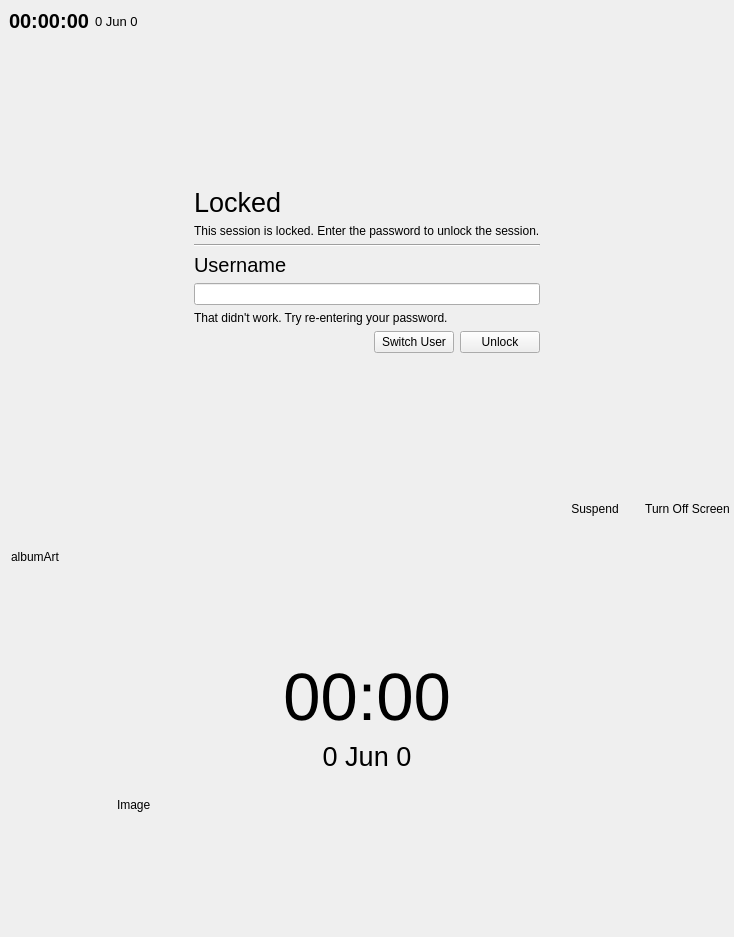
<?xml version="1.0" encoding="UTF-8"?>
<ui version="4.0">
 <class>MainWindow</class>
 <widget class="QMainWindow" name="MainWindow">
  <property name="geometry">
   <rect>
    <x>0</x>
    <y>0</y>
    <width>734</width>
    <height>937</height>
   </rect>
  </property>
  <property name="windowTitle">
   <string>LockWindow</string>
  </property>
  <property name="styleSheet">
   <string notr="true"/>
  </property>
  <widget class="QWidget" name="centralWidget">
   <layout class="QGridLayout" name="gridLayout">
    <property name="leftMargin">
     <number>0</number>
    </property>
    <property name="topMargin">
     <number>0</number>
    </property>
    <property name="rightMargin">
     <number>0</number>
    </property>
    <property name="bottomMargin">
     <number>0</number>
    </property>
    <item row="0" column="0" colspan="3">
     <widget class="QFrame" name="frame">
      <property name="font">
       <font>
        <pointsize>15</pointsize>
       </font>
      </property>
      <property name="autoFillBackground">
       <bool>true</bool>
      </property>
      <property name="frameShape">
       <enum>QFrame::NoFrame</enum>
      </property>
      <property name="frameShadow">
       <enum>QFrame::Raised</enum>
      </property>
      <layout class="QHBoxLayout" name="horizontalLayout_2">
       <property name="leftMargin">
        <number>9</number>
       </property>
       <property name="topMargin">
        <number>9</number>
       </property>
       <property name="rightMargin">
        <number>9</number>
       </property>
       <property name="bottomMargin">
        <number>9</number>
       </property>
       <item>
        <widget class="QLabel" name="timeLabel">
         <property name="font">
          <font>
           <weight>75</weight>
           <bold>true</bold>
          </font>
         </property>
         <property name="text">
          <string>00:00:00</string>
         </property>
        </widget>
       </item>
       <item>
        <widget class="QLabel" name="dateLabel">
         <property name="font">
          <font>
           <pointsize>10</pointsize>
          </font>
         </property>
         <property name="text">
          <string>0 Jun 0</string>
         </property>
        </widget>
       </item>
       <item>
        <spacer name="horizontalSpacer_4">
         <property name="orientation">
          <enum>Qt::Horizontal</enum>
         </property>
         <property name="sizeHint" stdset="0">
          <size>
           <width>40</width>
           <height>20</height>
          </size>
         </property>
        </spacer>
       </item>
      </layout>
     </widget>
    </item>
    <item row="7" column="0" colspan="3">
     <widget class="CoverFrame" name="Cover">
      <property name="autoFillBackground">
       <bool>true</bool>
      </property>
      <property name="styleSheet">
       <string notr="true"/>
      </property>
      <property name="frameShape">
       <enum>QFrame::NoFrame</enum>
      </property>
      <property name="frameShadow">
       <enum>QFrame::Raised</enum>
      </property>
      <layout class="QGridLayout" name="gridLayout_2">
       <item row="1" column="1">
        <widget class="QFrame" name="frame_2">
         <property name="frameShape">
          <enum>QFrame::NoFrame</enum>
         </property>
         <property name="frameShadow">
          <enum>QFrame::Raised</enum>
         </property>
         <layout class="QVBoxLayout" name="verticalLayout_2">
          <property name="leftMargin">
           <number>0</number>
          </property>
          <property name="topMargin">
           <number>0</number>
          </property>
          <property name="rightMargin">
           <number>0</number>
          </property>
          <property name="bottomMargin">
           <number>0</number>
          </property>
          <item>
           <widget class="QLabel" name="upArrow">
            <property name="text">
             <string/>
            </property>
            <property name="alignment">
             <set>Qt::AlignCenter</set>
            </property>
           </widget>
          </item>
          <item>
           <widget class="QLabel" name="timeLabel_2">
            <property name="font">
             <font>
              <pointsize>50</pointsize>
             </font>
            </property>
            <property name="autoFillBackground">
             <bool>false</bool>
            </property>
            <property name="styleSheet">
             <string notr="true"/>
            </property>
            <property name="text">
             <string>00:00</string>
            </property>
            <property name="alignment">
             <set>Qt::AlignCenter</set>
            </property>
           </widget>
          </item>
          <item>
           <widget class="QLabel" name="dateLabel_2">
            <property name="font">
             <font>
              <pointsize>20</pointsize>
             </font>
            </property>
            <property name="styleSheet">
             <string notr="true">background-color:rgba(0, 0, 0, 0);</string>
            </property>
            <property name="text">
             <string>0 Jun 0</string>
            </property>
            <property name="alignment">
             <set>Qt::AlignCenter</set>
            </property>
           </widget>
          </item>
          <item>
           <widget class="QLabel" name="downArrow">
            <property name="text">
             <string/>
            </property>
            <property name="alignment">
             <set>Qt::AlignCenter</set>
            </property>
           </widget>
          </item>
          <item>
           <widget class="QLabel" name="ImageLabel">
            <property name="text">
             <string>Image</string>
            </property>
            <property name="scaledContents">
             <bool>true</bool>
            </property>
           </widget>
          </item>
         </layout>
        </widget>
       </item>
       <item row="1" column="0">
        <spacer name="horizontalSpacer_5">
         <property name="orientation">
          <enum>Qt::Horizontal</enum>
         </property>
         <property name="sizeHint" stdset="0">
          <size>
           <width>40</width>
           <height>20</height>
          </size>
         </property>
        </spacer>
       </item>
       <item row="1" column="2">
        <spacer name="horizontalSpacer_6">
         <property name="orientation">
          <enum>Qt::Horizontal</enum>
         </property>
         <property name="sizeHint" stdset="0">
          <size>
           <width>40</width>
           <height>20</height>
          </size>
         </property>
        </spacer>
       </item>
       <item row="0" column="1">
        <spacer name="verticalSpacer_5">
         <property name="orientation">
          <enum>Qt::Vertical</enum>
         </property>
         <property name="sizeHint" stdset="0">
          <size>
           <width>20</width>
           <height>40</height>
          </size>
         </property>
        </spacer>
       </item>
       <item row="2" column="1">
        <widget class="QScrollArea" name="notificationScroll">
         <property name="sizePolicy">
          <sizepolicy hsizetype="MinimumExpanding" vsizetype="Expanding">
           <horstretch>0</horstretch>
           <verstretch>0</verstretch>
          </sizepolicy>
         </property>
         <property name="minimumSize">
          <size>
           <width>500</width>
           <height>0</height>
          </size>
         </property>
         <property name="frameShape">
          <enum>QFrame::NoFrame</enum>
         </property>
         <property name="widgetResizable">
          <bool>true</bool>
         </property>
         <widget class="QWidget" name="scrollAreaWidgetContents">
          <property name="geometry">
           <rect>
            <x>0</x>
            <y>0</y>
            <width>500</width>
            <height>68</height>
           </rect>
          </property>
          <property name="sizePolicy">
           <sizepolicy hsizetype="MinimumExpanding" vsizetype="Preferred">
            <horstretch>0</horstretch>
            <verstretch>0</verstretch>
           </sizepolicy>
          </property>
          <layout class="QVBoxLayout" name="verticalLayout_4">
           <item>
            <spacer name="verticalSpacer_3">
             <property name="orientation">
              <enum>Qt::Vertical</enum>
             </property>
             <property name="sizeHint" stdset="0">
              <size>
               <width>20</width>
               <height>40</height>
              </size>
             </property>
            </spacer>
           </item>
          </layout>
         </widget>
        </widget>
       </item>
       <item row="3" column="1">
        <spacer name="verticalSpacer_4">
         <property name="orientation">
          <enum>Qt::Vertical</enum>
         </property>
         <property name="sizeHint" stdset="0">
          <size>
           <width>20</width>
           <height>40</height>
          </size>
         </property>
        </spacer>
       </item>
      </layout>
     </widget>
    </item>
    <item row="1" column="1">
     <spacer name="verticalSpacer">
      <property name="orientation">
       <enum>Qt::Vertical</enum>
      </property>
      <property name="sizeHint" stdset="0">
       <size>
        <width>20</width>
        <height>71</height>
       </size>
      </property>
     </spacer>
    </item>
    <item row="2" column="2">
     <spacer name="horizontalSpacer_2">
      <property name="orientation">
       <enum>Qt::Horizontal</enum>
      </property>
      <property name="sizeHint" stdset="0">
       <size>
        <width>62</width>
        <height>20</height>
       </size>
      </property>
     </spacer>
    </item>
    <item row="2" column="1">
     <widget class="QFrame" name="lockFrame">
      <property name="autoFillBackground">
       <bool>true</bool>
      </property>
      <property name="frameShape">
       <enum>QFrame::NoFrame</enum>
      </property>
      <property name="frameShadow">
       <enum>QFrame::Plain</enum>
      </property>
      <property name="lineWidth">
       <number>0</number>
      </property>
      <layout class="QVBoxLayout" name="verticalLayout">
       <item>
        <widget class="QLabel" name="label">
         <property name="font">
          <font>
           <pointsize>20</pointsize>
          </font>
         </property>
         <property name="text">
          <string>Locked</string>
         </property>
        </widget>
       </item>
       <item>
        <widget class="QLabel" name="label_2">
         <property name="text">
          <string>This session is locked. Enter the password to unlock the session.</string>
         </property>
        </widget>
       </item>
       <item>
        <widget class="Line" name="line">
         <property name="orientation">
          <enum>Qt::Horizontal</enum>
         </property>
        </widget>
       </item>
       <item>
        <widget class="QLabel" name="usernameLabel">
         <property name="font">
          <font>
           <pointsize>15</pointsize>
          </font>
         </property>
         <property name="text">
          <string>Username</string>
         </property>
        </widget>
       </item>
       <item>
        <widget class="QLineEdit" name="lineEdit">
         <property name="echoMode">
          <enum>QLineEdit::Password</enum>
         </property>
         <property name="clearButtonEnabled">
          <bool>true</bool>
         </property>
        </widget>
       </item>
       <item>
        <widget class="QLabel" name="incorrectPassword">
         <property name="text">
          <string>That didn't work. Try re-entering your password.</string>
         </property>
        </widget>
       </item>
       <item>
        <layout class="QHBoxLayout" name="horizontalLayout">
         <item>
          <widget class="QPushButton" name="goBack">
           <property name="text">
            <string/>
           </property>
           <property name="icon">
            <iconset theme="go-previous">
             <normaloff>.</normaloff>.</iconset>
           </property>
           <property name="flat">
            <bool>true</bool>
           </property>
          </widget>
         </item>
         <item>
          <spacer name="horizontalSpacer_3">
           <property name="orientation">
            <enum>Qt::Horizontal</enum>
           </property>
           <property name="sizeHint" stdset="0">
            <size>
             <width>40</width>
             <height>20</height>
            </size>
           </property>
          </spacer>
         </item>
         <item>
          <widget class="QPushButton" name="switchUser">
           <property name="enabled">
            <bool>true</bool>
           </property>
           <property name="text">
            <string>Switch User</string>
           </property>
           <property name="icon">
            <iconset theme="system-switch-user">
             <normaloff>.</normaloff>.</iconset>
           </property>
          </widget>
         </item>
         <item>
          <widget class="QPushButton" name="pushButton">
           <property name="text">
            <string>Unlock</string>
           </property>
           <property name="icon">
            <iconset theme="system-lock-screen">
             <normaloff>.</normaloff>.</iconset>
           </property>
          </widget>
         </item>
        </layout>
       </item>
      </layout>
     </widget>
    </item>
    <item row="2" column="0">
     <spacer name="horizontalSpacer">
      <property name="orientation">
       <enum>Qt::Horizontal</enum>
      </property>
      <property name="sizeHint" stdset="0">
       <size>
        <width>63</width>
        <height>20</height>
       </size>
      </property>
     </spacer>
    </item>
    <item row="3" column="1">
     <spacer name="verticalSpacer_2">
      <property name="orientation">
       <enum>Qt::Vertical</enum>
      </property>
      <property name="sizeHint" stdset="0">
       <size>
        <width>20</width>
        <height>70</height>
       </size>
      </property>
     </spacer>
    </item>
    <item row="4" column="0" colspan="3">
     <widget class="QFrame" name="frame_3">
      <property name="frameShape">
       <enum>QFrame::NoFrame</enum>
      </property>
      <property name="frameShadow">
       <enum>QFrame::Raised</enum>
      </property>
      <layout class="QHBoxLayout" name="horizontalLayout_3">
       <property name="leftMargin">
        <number>0</number>
       </property>
       <property name="topMargin">
        <number>0</number>
       </property>
       <property name="rightMargin">
        <number>0</number>
       </property>
       <property name="bottomMargin">
        <number>0</number>
       </property>
       <item>
        <spacer name="horizontalSpacer_7">
         <property name="orientation">
          <enum>Qt::Horizontal</enum>
         </property>
         <property name="sizeHint" stdset="0">
          <size>
           <width>518</width>
           <height>20</height>
          </size>
         </property>
        </spacer>
       </item>
       <item>
        <widget class="QPushButton" name="pushButton_4">
         <property name="text">
          <string>Suspend</string>
         </property>
         <property name="icon">
          <iconset theme="system-suspend">
           <normaloff>.</normaloff>.</iconset>
         </property>
         <property name="flat">
          <bool>true</bool>
         </property>
        </widget>
       </item>
       <item>
        <widget class="QPushButton" name="pushButton_3">
         <property name="text">
          <string>Turn Off Screen</string>
         </property>
         <property name="icon">
          <iconset theme="video-display">
           <normaloff>.</normaloff>.</iconset>
         </property>
         <property name="flat">
          <bool>true</bool>
         </property>
        </widget>
       </item>
      </layout>
     </widget>
    </item>
    <item row="6" column="0" colspan="3">
     <widget class="TopBorderFrame" name="mprisFrame">
      <property name="sizePolicy">
       <sizepolicy hsizetype="Preferred" vsizetype="Fixed">
        <horstretch>0</horstretch>
        <verstretch>0</verstretch>
       </sizepolicy>
      </property>
      <property name="autoFillBackground">
       <bool>true</bool>
      </property>
      <property name="frameShape">
       <enum>QFrame::NoFrame</enum>
      </property>
      <property name="frameShadow">
       <enum>QFrame::Raised</enum>
      </property>
      <layout class="QHBoxLayout" name="horizontalLayout_4">
       <item>
        <widget class="QLabel" name="mprisArt">
         <property name="text">
          <string>albumArt</string>
         </property>
        </widget>
       </item>
       <item>
        <layout class="QVBoxLayout" name="verticalLayout_3">
         <property name="spacing">
          <number>0</number>
         </property>
         <item>
          <widget class="QLabel" name="mprisSongName">
           <property name="sizePolicy">
            <sizepolicy hsizetype="Expanding" vsizetype="Preferred">
             <horstretch>0</horstretch>
             <verstretch>0</verstretch>
            </sizepolicy>
           </property>
           <property name="text">
            <string/>
           </property>
          </widget>
         </item>
         <item>
          <widget class="QLabel" name="mprisSongArtist">
           <property name="enabled">
            <bool>false</bool>
           </property>
           <property name="sizePolicy">
            <sizepolicy hsizetype="Expanding" vsizetype="Preferred">
             <horstretch>0</horstretch>
             <verstretch>0</verstretch>
            </sizepolicy>
           </property>
           <property name="text">
            <string/>
           </property>
          </widget>
         </item>
        </layout>
       </item>
       <item>
        <widget class="QPushButton" name="mprisBack">
         <property name="text">
          <string/>
         </property>
         <property name="icon">
          <iconset theme="media-skip-backward">
           <normaloff>.</normaloff>.</iconset>
         </property>
         <property name="flat">
          <bool>true</bool>
         </property>
        </widget>
       </item>
       <item>
        <widget class="QPushButton" name="mprisPause">
         <property name="text">
          <string/>
         </property>
         <property name="icon">
          <iconset theme="media-playback-start">
           <normaloff>.</normaloff>.</iconset>
         </property>
         <property name="iconSize">
          <size>
           <width>32</width>
           <height>32</height>
          </size>
         </property>
         <property name="flat">
          <bool>true</bool>
         </property>
        </widget>
       </item>
       <item>
        <widget class="QPushButton" name="mprisNext">
         <property name="text">
          <string/>
         </property>
         <property name="icon">
          <iconset theme="media-skip-forward">
           <normaloff>.</normaloff>.</iconset>
         </property>
         <property name="flat">
          <bool>true</bool>
         </property>
        </widget>
       </item>
      </layout>
     </widget>
    </item>
    <item row="5" column="0" colspan="2">
     <widget class="QFrame" name="paddingFrame">
      <property name="sizePolicy">
       <sizepolicy hsizetype="Preferred" vsizetype="Fixed">
        <horstretch>0</horstretch>
        <verstretch>0</verstretch>
       </sizepolicy>
      </property>
      <property name="frameShape">
       <enum>QFrame::NoFrame</enum>
      </property>
      <property name="frameShadow">
       <enum>QFrame::Raised</enum>
      </property>
     </widget>
    </item>
   </layout>
  </widget>
 </widget>
 <layoutdefault spacing="6" margin="11"/>
 <customwidgets>
  <customwidget>
   <class>CoverFrame</class>
   <extends>QFrame</extends>
   <header>coverframe.h</header>
   <container>1</container>
   <slots>
    <signal>clicked()</signal>
   </slots>
  </customwidget>
  <customwidget>
   <class>TopBorderFrame</class>
   <extends>QFrame</extends>
   <header>topborderframe.h</header>
   <container>1</container>
  </customwidget>
 </customwidgets>
 <resources/>
 <connections/>
</ui>
